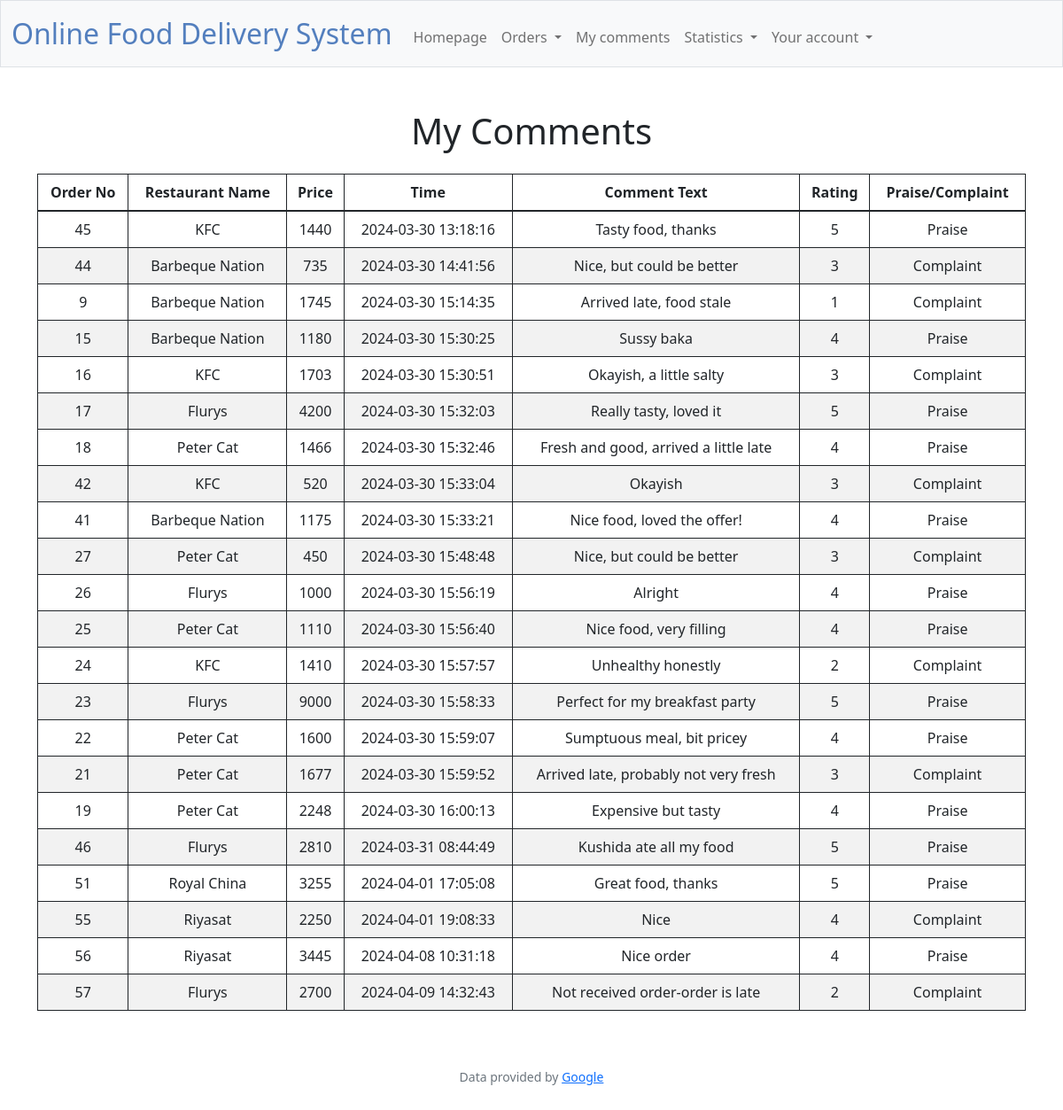
Screenshot of /my_comments (signed in) with the database file from the repository.
### tables this page shows
CREATE TABLE comment (
            id INTEGER PRIMARY KEY AUTOINCREMENT,
            placed_order_id INTEGER NOT NULL,
            comment_text TEXT,
            ts TIMESTAMP,
            is_complaint BOOLEAN,
            is_praise BOOLEAN,
            rating DECIMAL(12, 2),
            FOREIGN KEY (placed_order_id) REFERENCES placed_order(id)
        );

CREATE TABLE restaurant (
            r_id INTEGER PRIMARY KEY,
            name VARCHAR(255) NOT NULL,
            location VARCHAR(255) NOT NULL,
            cuisineType VARCHAR(255) NOT NULL,
            password VARCHAR(255) NOT NULL,
            email VARCHAR(255) NOT NULL);

CREATE TABLE placed_order (
            id INTEGER PRIMARY KEY AUTOINCREMENT,
            order_time TIMESTAMP,
            estimated_delivery_time TIMESTAMP,
            food_ready TIMESTAMP,
            actual_delivery_time TIMESTAMP,
            delivery_address VARCHAR(255),
            customer_id INTEGER,
            price DECIMAL(12, 2),
            discount DECIMAL(12, 2),
            final_price DECIMAL(12, 2),
            comment TEXT,
            ts TIMESTAMP,
            Restaurant_r_id INTEGER,
            FOREIGN KEY (customer_id) REFERENCES customer(id),
            FOREIGN KEY (Restaurant_r_id) REFERENCES restaurant(r_id)
        );

### app.py (the view)
@app.route("/my_comments")
@login_required
def my_comments():
    user_id = user_c_id  # Use your session or database call to get the user ID
    comments = db.execute("""
        SELECT c.id, c.placed_order_id, c.comment_text, c.ts, c.is_complaint, c.is_praise, c.rating,
               r.name AS restaurant_name, po.final_price AS price
        FROM comment c
        JOIN placed_order po ON c.placed_order_id = po.id
        JOIN restaurant r ON po.Restaurant_r_id = r.r_id
        WHERE po.customer_id = ?
        ORDER BY c.id
    """, user_id)
    return render_template("my_comments.html", comments=comments)

### app.py (called while the page is built)
@app.after_request
def after_request(response):
    response.headers["Cache-Control"] = "no-cache, no-store, must-revalidate"
    response.headers["Expires"] = 0
    response.headers["Pragma"] = "no-cache"
    return response

### helpers.py (called while the page is built)
def login_required(f):
    @wraps(f)
    def decorated_function(*args, **kwargs):
        if session.get("user_id") is None:
            return redirect("/login")
        return f(*args, **kwargs)
    return decorated_function

### templates/my_comments.html (shortened to what this page needs)
{% extends "layout.html" %}
{% block main %}
    <h1>My Comments</h1>
    <div class="container mt-4">
        {% if comments %}
            <table class="table table-hover">
                <thead>
                    <tr>
                        <th scope="col">Order No</th>
                        <th scope="col">Restaurant Name</th>
                        <th scope="col">Price</th>
                        <th scope="col">Time</th>
                        <th scope="col">Comment Text</th>
                        <th scope="col">Rating</th>
                        <th scope="col">Praise/Complaint</th>
                    </tr>
                </thead>
                <tbody>
                    {% for comment in comments %}
                        <tr>
                            <td>{{ comment.placed_order_id }}</td>
                            <td>{{ comment.restaurant_name }}</td>
                            <td>{{ comment.price }}</td>
                            <td>{{ comment.ts }}</td>
                            <td>{{ comment.comment_text }}</td>
                            <td>{{ comment.rating }}</td>
                            <td>{{ 'Praise' if comment.is_praise else 'Complaint' }}</td>
                        </tr>
                    {% endfor %}
                </tbody>
            </table>
        {% else %}
            <p>You have not written any comments yet.</p>
        {% endif %}
    </div>
{% endblock %}

### static/styles.css (style rules this page uses)
table, td, th { border: 1px solid; }
td { text-align: center; }
tr:nth-child(even) { background-color: #f2f2f2; }

### rows the page displays
comment: placed_order_id "45", restaurant_name "KFC", price "1440", ts "2024-03-30 13:18:16", comment_text "Tasty food, thanks", rating "5", is_praise "Praise"
comment: placed_order_id "44", restaurant_name "Barbeque Nation", price "735", ts "2024-03-30 14:41:56", comment_text "Nice, but could be better", rating "3", is_praise "Complaint"
comment: placed_order_id "9", restaurant_name "Barbeque Nation", price "1745", ts "2024-03-30 15:14:35", comment_text "Arrived late, food stale", rating "1", is_praise "Complaint"
comment: placed_order_id "15", restaurant_name "Barbeque Nation", price "1180", ts "2024-03-30 15:30:25", comment_text "Sussy baka", rating "4", is_praise "Praise"
comment: placed_order_id "16", restaurant_name "KFC", price "1703", ts "2024-03-30 15:30:51", comment_text "Okayish, a little salty", rating "3", is_praise "Complaint"
comment: placed_order_id "17", restaurant_name "Flurys", price "4200", ts "2024-03-30 15:32:03", comment_text "Really tasty, loved it", rating "5", is_praise "Praise"
comment: placed_order_id "18", restaurant_name "Peter Cat", price "1466", ts "2024-03-30 15:32:46", comment_text "Fresh and good, arrived a little late", rating "4", is_praise "Praise"
comment: placed_order_id "42", restaurant_name "KFC", price "520", ts "2024-03-30 15:33:04", comment_text "Okayish", rating "3", is_praise "Complaint"
comment: placed_order_id "41", restaurant_name "Barbeque Nation", price "1175", ts "2024-03-30 15:33:21", comment_text "Nice food, loved the offer!", rating "4", is_praise "Praise"
comment: placed_order_id "27", restaurant_name "Peter Cat", price "450", ts "2024-03-30 15:48:48", comment_text "Nice, but could be better", rating "3", is_praise "Complaint"
comment: placed_order_id "26", restaurant_name "Flurys", price "1000", ts "2024-03-30 15:56:19", comment_text "Alright", rating "4", is_praise "Praise"
comment: placed_order_id "25", restaurant_name "Peter Cat", price "1110", ts "2024-03-30 15:56:40", comment_text "Nice food, very filling", rating "4", is_praise "Praise"
comment: placed_order_id "24", restaurant_name "KFC", price "1410", ts "2024-03-30 15:57:57", comment_text "Unhealthy honestly", rating "2", is_praise "Complaint"
comment: placed_order_id "23", restaurant_name "Flurys", price "9000", ts "2024-03-30 15:58:33", comment_text "Perfect for my breakfast party", rating "5", is_praise "Praise"
comment: placed_order_id "22", restaurant_name "Peter Cat", price "1600", ts "2024-03-30 15:59:07", comment_text "Sumptuous meal, bit pricey", rating "4", is_praise "Praise"
comment: placed_order_id "21", restaurant_name "Peter Cat", price "1677", ts "2024-03-30 15:59:52", comment_text "Arrived late, probably not very fresh", rating "3", is_praise "Complaint"
comment: placed_order_id "19", restaurant_name "Peter Cat", price "2248", ts "2024-03-30 16:00:13", comment_text "Expensive but tasty", rating "4", is_praise "Praise"
comment: placed_order_id "46", restaurant_name "Flurys", price "2810", ts "2024-03-31 08:44:49", comment_text "Kushida ate all my food", rating "5", is_praise "Praise"
comment: placed_order_id "51", restaurant_name "Royal China", price "3255", ts "2024-04-01 17:05:08", comment_text "Great food, thanks", rating "5", is_praise "Praise"
comment: placed_order_id "55", restaurant_name "Riyasat", price "2250", ts "2024-04-01 19:08:33", comment_text "Nice", rating "4", is_praise "Complaint"
comment: placed_order_id "56", restaurant_name "Riyasat", price "3445", ts "2024-04-08 10:31:18", comment_text "Nice order", rating "4", is_praise "Praise"
comment: placed_order_id "57", restaurant_name "Flurys", price "2700", ts "2024-04-09 14:32:43", comment_text "Not received order-order is late", rating "2", is_praise "Complaint"
